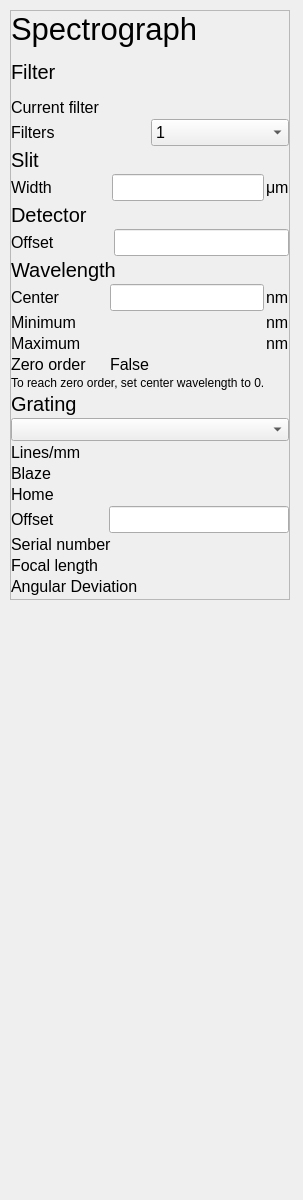
<?xml version="1.0" encoding="UTF-8"?>
<ui version="4.0">
 <class>mainWindow</class>
 <widget class="QWidget" name="mainWindow">
  <property name="geometry">
   <rect>
    <x>0</x>
    <y>0</y>
    <width>303</width>
    <height>1200</height>
   </rect>
  </property>
  <property name="sizePolicy">
   <sizepolicy hsizetype="Expanding" vsizetype="Expanding">
    <horstretch>0</horstretch>
    <verstretch>0</verstretch>
   </sizepolicy>
  </property>
  <property name="minimumSize">
   <size>
    <width>0</width>
    <height>600</height>
   </size>
  </property>
  <property name="windowTitle">
   <string>Form</string>
  </property>
  <property name="styleSheet">
   <string notr="true">#MainWindow{
	/*background-color:  #140019;*/
}
/*background-color: rgb(43, 43, 43);*/

#mainFrame{
	/*background-color: #140019;*/
	border-radius: 10px;
}
QPushButton{
	/*border: 1px solid rgb(89, 89, 89); */
	background-color: #2F3133;
	padding: 10px;
	/*background-color: #040f13;*/
	border-radius: 5px;
}

QSpinBox{
	/*background-color: #333333;*/
}
QComboBox{
	/*background-color: #333333;*/
}

QLineEdit{
	/*background-color: #2b192f;*/
}</string>
  </property>
  <widget class="QFrame" name="mainFrame">
   <property name="geometry">
    <rect>
     <x>0</x>
     <y>0</y>
     <width>300</width>
     <height>1200</height>
    </rect>
   </property>
   <property name="sizePolicy">
    <sizepolicy hsizetype="Preferred" vsizetype="Expanding">
     <horstretch>0</horstretch>
     <verstretch>0</verstretch>
    </sizepolicy>
   </property>
   <property name="minimumSize">
    <size>
     <width>0</width>
     <height>600</height>
    </size>
   </property>
   <property name="frameShape">
    <enum>QFrame::StyledPanel</enum>
   </property>
   <property name="frameShadow">
    <enum>QFrame::Raised</enum>
   </property>
   <layout class="QVBoxLayout" name="verticalLayout">
    <property name="spacing">
     <number>2</number>
    </property>
    <property name="leftMargin">
     <number>10</number>
    </property>
    <property name="topMargin">
     <number>10</number>
    </property>
    <property name="rightMargin">
     <number>10</number>
    </property>
    <property name="bottomMargin">
     <number>10</number>
    </property>
    <item>
     <widget class="QScrollArea" name="scrollArea">
      <property name="verticalScrollBarPolicy">
       <enum>Qt::ScrollBarAlwaysOff</enum>
      </property>
      <property name="horizontalScrollBarPolicy">
       <enum>Qt::ScrollBarAlwaysOff</enum>
      </property>
      <property name="widgetResizable">
       <bool>true</bool>
      </property>
      <widget class="QWidget" name="scrollAreaWidgetContents">
       <property name="geometry">
        <rect>
         <x>0</x>
         <y>0</y>
         <width>278</width>
         <height>683</height>
        </rect>
       </property>
       <layout class="QVBoxLayout" name="verticalLayout_2">
        <property name="spacing">
         <number>2</number>
        </property>
        <property name="leftMargin">
         <number>0</number>
        </property>
        <property name="topMargin">
         <number>0</number>
        </property>
        <property name="rightMargin">
         <number>0</number>
        </property>
        <property name="bottomMargin">
         <number>0</number>
        </property>
        <item>
         <widget class="QLabel" name="mainTitle">
          <property name="font">
           <font>
            <pointsize>23</pointsize>
           </font>
          </property>
          <property name="text">
           <string>Spectrograph</string>
          </property>
         </widget>
        </item>
        <item>
         <layout class="QVBoxLayout" name="filterLayoutBox">
          <property name="leftMargin">
           <number>0</number>
          </property>
          <property name="topMargin">
           <number>11</number>
          </property>
          <item>
           <widget class="QLabel" name="label_9">
            <property name="font">
             <font>
              <pointsize>15</pointsize>
             </font>
            </property>
            <property name="text">
             <string>Filter</string>
            </property>
           </widget>
          </item>
          <item>
           <layout class="QGridLayout" name="filterGrid">
            <property name="topMargin">
             <number>12</number>
            </property>
            <item row="0" column="1">
             <widget class="QLabel" name="currentFilterValue">
              <property name="font">
               <font>
                <pointsize>12</pointsize>
               </font>
              </property>
              <property name="text">
               <string/>
              </property>
             </widget>
            </item>
            <item row="0" column="0">
             <widget class="QLabel" name="currentFilterLabel">
              <property name="font">
               <font>
                <pointsize>12</pointsize>
               </font>
              </property>
              <property name="text">
               <string>Current filter</string>
              </property>
             </widget>
            </item>
            <item row="1" column="0">
             <widget class="QLabel" name="desiredFilterLabel">
              <property name="font">
               <font>
                <pointsize>12</pointsize>
               </font>
              </property>
              <property name="text">
               <string>Filters</string>
              </property>
             </widget>
            </item>
            <item row="1" column="1">
             <widget class="QComboBox" name="desiredFilterCBox">
              <property name="font">
               <font>
                <pointsize>12</pointsize>
               </font>
              </property>
              <item>
               <property name="text">
                <string>1</string>
               </property>
              </item>
              <item>
               <property name="text">
                <string>2</string>
               </property>
              </item>
              <item>
               <property name="text">
                <string>3</string>
               </property>
              </item>
              <item>
               <property name="text">
                <string>4</string>
               </property>
              </item>
              <item>
               <property name="text">
                <string>5</string>
               </property>
              </item>
             </widget>
            </item>
           </layout>
          </item>
         </layout>
        </item>
        <item>
         <layout class="QVBoxLayout" name="slitLayoutBox">
          <item>
           <widget class="QLabel" name="slitTitle">
            <property name="font">
             <font>
              <pointsize>15</pointsize>
             </font>
            </property>
            <property name="text">
             <string>Slit</string>
            </property>
           </widget>
          </item>
          <item>
           <layout class="QGridLayout" name="slitGrid">
            <item row="0" column="1">
             <widget class="QLineEdit" name="slitWidthValue">
              <property name="font">
               <font>
                <pointsize>12</pointsize>
               </font>
              </property>
              <property name="inputMask">
               <string/>
              </property>
             </widget>
            </item>
            <item row="0" column="0">
             <widget class="QLabel" name="slitWidthTitle">
              <property name="font">
               <font>
                <pointsize>12</pointsize>
               </font>
              </property>
              <property name="text">
               <string>Width             </string>
              </property>
             </widget>
            </item>
            <item row="0" column="2">
             <widget class="QLabel" name="label_6">
              <property name="font">
               <font>
                <pointsize>12</pointsize>
               </font>
              </property>
              <property name="text">
               <string>μm</string>
              </property>
             </widget>
            </item>
           </layout>
          </item>
         </layout>
        </item>
        <item>
         <layout class="QVBoxLayout" name="detectorLayoutBox">
          <item>
           <widget class="QLabel" name="detectorTitle">
            <property name="font">
             <font>
              <pointsize>15</pointsize>
             </font>
            </property>
            <property name="text">
             <string>Detector</string>
            </property>
           </widget>
          </item>
          <item>
           <layout class="QGridLayout" name="detectorGridLayout">
            <item row="0" column="1">
             <widget class="QLineEdit" name="detectorOffsetValue">
              <property name="font">
               <font>
                <pointsize>12</pointsize>
               </font>
              </property>
              <property name="inputMask">
               <string/>
              </property>
             </widget>
            </item>
            <item row="0" column="0">
             <widget class="QLabel" name="detectorOffsetLabel">
              <property name="font">
               <font>
                <pointsize>12</pointsize>
               </font>
              </property>
              <property name="text">
               <string>Offset             </string>
              </property>
             </widget>
            </item>
           </layout>
          </item>
         </layout>
        </item>
        <item>
         <layout class="QVBoxLayout" name="wavelengthQVBox">
          <item>
           <widget class="QLabel" name="wavelengthLabel">
            <property name="font">
             <font>
              <pointsize>15</pointsize>
             </font>
            </property>
            <property name="text">
             <string>Wavelength</string>
            </property>
           </widget>
          </item>
          <item>
           <layout class="QGridLayout" name="wavelengthGridLayout">
            <item row="0" column="1">
             <widget class="QLineEdit" name="wavelengthSetValue">
              <property name="font">
               <font>
                <pointsize>12</pointsize>
               </font>
              </property>
              <property name="inputMask">
               <string/>
              </property>
             </widget>
            </item>
            <item row="1" column="1">
             <widget class="QLabel" name="wavelengthMinimum">
              <property name="font">
               <font>
                <pointsize>12</pointsize>
               </font>
              </property>
              <property name="text">
               <string/>
              </property>
             </widget>
            </item>
            <item row="3" column="1">
             <widget class="QLabel" name="zeroOrderValue">
              <property name="font">
               <font>
                <pointsize>12</pointsize>
               </font>
              </property>
              <property name="text">
               <string>False</string>
              </property>
             </widget>
            </item>
            <item row="2" column="0">
             <widget class="QLabel" name="wavelengthMaximumLabel">
              <property name="font">
               <font>
                <pointsize>12</pointsize>
               </font>
              </property>
              <property name="text">
               <string>Maximum</string>
              </property>
             </widget>
            </item>
            <item row="2" column="1">
             <widget class="QLabel" name="wavelengthMaximum">
              <property name="font">
               <font>
                <pointsize>12</pointsize>
               </font>
              </property>
              <property name="text">
               <string/>
              </property>
             </widget>
            </item>
            <item row="3" column="0">
             <widget class="QLabel" name="zeroOrderLabel">
              <property name="font">
               <font>
                <pointsize>12</pointsize>
               </font>
              </property>
              <property name="text">
               <string>Zero order     </string>
              </property>
             </widget>
            </item>
            <item row="1" column="0">
             <widget class="QLabel" name="wavelengthMinimumLabel">
              <property name="font">
               <font>
                <pointsize>12</pointsize>
               </font>
              </property>
              <property name="text">
               <string>Minimum</string>
              </property>
             </widget>
            </item>
            <item row="0" column="0">
             <widget class="QLabel" name="wavelengthSetLabel">
              <property name="font">
               <font>
                <pointsize>12</pointsize>
               </font>
              </property>
              <property name="text">
               <string>Center</string>
              </property>
             </widget>
            </item>
            <item row="0" column="2">
             <widget class="QLabel" name="label_2">
              <property name="font">
               <font>
                <pointsize>12</pointsize>
               </font>
              </property>
              <property name="text">
               <string>nm</string>
              </property>
             </widget>
            </item>
            <item row="1" column="2">
             <widget class="QLabel" name="label_3">
              <property name="font">
               <font>
                <pointsize>12</pointsize>
               </font>
              </property>
              <property name="text">
               <string>nm</string>
              </property>
             </widget>
            </item>
            <item row="2" column="2">
             <widget class="QLabel" name="label_5">
              <property name="font">
               <font>
                <pointsize>12</pointsize>
               </font>
              </property>
              <property name="text">
               <string>nm</string>
              </property>
             </widget>
            </item>
           </layout>
          </item>
          <item>
           <widget class="QLabel" name="label_4">
            <property name="text">
             <string>To reach zero order, set center wavelength to 0.</string>
            </property>
           </widget>
          </item>
         </layout>
        </item>
        <item>
         <layout class="QVBoxLayout" name="gratingLayoutBox">
          <item>
           <widget class="QLabel" name="label">
            <property name="font">
             <font>
              <pointsize>15</pointsize>
             </font>
            </property>
            <property name="text">
             <string>Grating</string>
            </property>
           </widget>
          </item>
          <item>
           <widget class="QComboBox" name="gratingCBox">
            <property name="font">
             <font>
              <pointsize>10</pointsize>
             </font>
            </property>
           </widget>
          </item>
          <item>
           <layout class="QGridLayout" name="gratingGrid">
            <item row="2" column="0">
             <widget class="QLabel" name="gratingHomeLabel">
              <property name="font">
               <font>
                <pointsize>12</pointsize>
               </font>
              </property>
              <property name="text">
               <string>Home</string>
              </property>
             </widget>
            </item>
            <item row="0" column="0">
             <widget class="QLabel" name="linesPerMMLabel">
              <property name="font">
               <font>
                <pointsize>12</pointsize>
               </font>
              </property>
              <property name="text">
               <string>Lines/mm      </string>
              </property>
             </widget>
            </item>
            <item row="1" column="0">
             <widget class="QLabel" name="blazeLabel">
              <property name="font">
               <font>
                <pointsize>12</pointsize>
               </font>
              </property>
              <property name="text">
               <string>Blaze</string>
              </property>
             </widget>
            </item>
            <item row="0" column="1">
             <widget class="QLabel" name="linesPerMM">
              <property name="font">
               <font>
                <pointsize>12</pointsize>
               </font>
              </property>
              <property name="text">
               <string/>
              </property>
             </widget>
            </item>
            <item row="3" column="0">
             <widget class="QLabel" name="gratingOffsetLabel">
              <property name="font">
               <font>
                <pointsize>12</pointsize>
               </font>
              </property>
              <property name="text">
               <string>Offset</string>
              </property>
             </widget>
            </item>
            <item row="1" column="1">
             <widget class="QLabel" name="blaze">
              <property name="font">
               <font>
                <pointsize>12</pointsize>
               </font>
              </property>
              <property name="text">
               <string/>
              </property>
             </widget>
            </item>
            <item row="2" column="1">
             <widget class="QLabel" name="gratingHome">
              <property name="font">
               <font>
                <pointsize>12</pointsize>
               </font>
              </property>
              <property name="text">
               <string/>
              </property>
             </widget>
            </item>
            <item row="3" column="1">
             <widget class="QLineEdit" name="gratingOffset">
              <property name="font">
               <font>
                <pointsize>12</pointsize>
               </font>
              </property>
              <property name="inputMask">
               <string/>
              </property>
             </widget>
            </item>
           </layout>
          </item>
         </layout>
        </item>
        <item>
         <layout class="QGridLayout" name="basicSpectrographInfoGrid">
          <item row="3" column="1">
           <widget class="QLabel" name="focalTilt">
            <property name="font">
             <font>
              <pointsize>12</pointsize>
             </font>
            </property>
            <property name="text">
             <string/>
            </property>
           </widget>
          </item>
          <item row="0" column="1">
           <widget class="QLabel" name="serialNumber">
            <property name="font">
             <font>
              <pointsize>12</pointsize>
             </font>
            </property>
            <property name="text">
             <string/>
            </property>
           </widget>
          </item>
          <item row="3" column="0">
           <widget class="QLabel" name="focalTiltLabel">
            <property name="font">
             <font>
              <pointsize>12</pointsize>
             </font>
            </property>
            <property name="text">
             <string>Focal tilt</string>
            </property>
           </widget>
          </item>
          <item row="2" column="0">
           <widget class="QLabel" name="angularDeviationLabel">
            <property name="font">
             <font>
              <pointsize>12</pointsize>
             </font>
            </property>
            <property name="text">
             <string>Angular Deviation</string>
            </property>
           </widget>
          </item>
          <item row="1" column="0">
           <widget class="QLabel" name="focalLengthLabel">
            <property name="font">
             <font>
              <pointsize>12</pointsize>
             </font>
            </property>
            <property name="text">
             <string>Focal length</string>
            </property>
           </widget>
          </item>
          <item row="1" column="1">
           <widget class="QLabel" name="focalLength">
            <property name="font">
             <font>
              <pointsize>12</pointsize>
             </font>
            </property>
            <property name="text">
             <string/>
            </property>
           </widget>
          </item>
          <item row="2" column="1">
           <widget class="QLabel" name="angularDeviation">
            <property name="font">
             <font>
              <pointsize>12</pointsize>
             </font>
            </property>
            <property name="text">
             <string/>
            </property>
           </widget>
          </item>
          <item row="0" column="0">
           <widget class="QLabel" name="serialNumberLabel">
            <property name="font">
             <font>
              <pointsize>12</pointsize>
             </font>
            </property>
            <property name="text">
             <string>Serial number</string>
            </property>
           </widget>
          </item>
         </layout>
        </item>
       </layout>
      </widget>
     </widget>
    </item>
    <item>
     <spacer name="verticalSpacer">
      <property name="orientation">
       <enum>Qt::Vertical</enum>
      </property>
      <property name="sizeHint" stdset="0">
       <size>
        <width>20</width>
        <height>40</height>
       </size>
      </property>
     </spacer>
    </item>
   </layout>
  </widget>
 </widget>
 <resources/>
 <connections/>
</ui>
